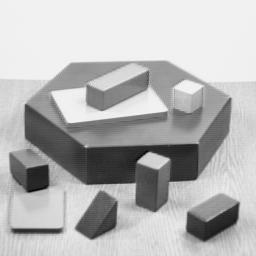
#> input picture Opencv-python_Tutorials/图像特征/exp_images/corner-detection.jpg, 256 x 256 px
$ jupyter execute '边缘检测.ipynb'
#> lines starting #> are read from the running program, lines starting #| are printed output that depends on the picture; after the words box and inside, x2 and y2 are one past the last pixel; in counts of white or black regions, pixels touching at a corner belong together
## Canny边缘检测

Canny边缘检测是一种流行的边缘检测算法，是由John Canny在1986年提出的，它是一个多阶段的算法，即由多个步骤构成。

    1.图像降噪：

    由于边缘检测容易受到图像中噪声的影响，因此第一步是使用5x5高斯滤波器消除图像中的噪声。

    2.计算图像梯度：

    然后使用水平和垂直方向的Sobel核过滤平滑图像，以获得水平方向和垂直方向的一阶导数。从这两个图像中，我们可以找到每个像素的边缘渐变和方向。

    3.非极大值抑制：

    获得梯度大小方向后，对图像进行全面扫描以删除不构成边缘的任何不需要的像素。为此，在每个像素处，检查是否为渐变方向上其邻域的局部最大值。

    点A位于边缘（垂直方向）。渐变方向垂直于边缘。点B和C处于梯度方向。因此，将点A与点B和C进行对比，以查看它是否形成局部最大值。如果不是它将被抑制（设置为0）。

    最后我们得到的结果是具有“细边”的二进制图像

    4.阈值筛选：

    这个阶段用来筛选轮廓。为此我们需要两个阈值，minVal和maxAal。梯度大于maxVal的边缘肯定是边缘，而低于minVal的边缘将丢弃，两个阈值之间的那些根据其连通性被分类为边或非边。如果他们连接到确定边缘，则被视为一部分。否则将被丢弃。


    边 A 高于 maxVal，因此被视为“确定边”。虽然边 C 低于 maxVal，但它连接到边 A，因此这也被认为是有效的边，我们得到完整的曲线。但是边缘B，尽管它高于minVal并且与边缘C位于同一区域，但它没有连接到任何“确定边缘”，因此被丢弃。因此，我们必须相应地选择minVal和maxVal才能获得正确的结果，这一点非常重要。Canny推荐的高低阈值比在2：1到3：1之间。

OpenCV中的cv.Canny()可以实现该操作。

[cell 1]
import cv2 as cv
import numpy as np
import matplotlib.pyplot as plt
img = cv.imread('exp_images/corner-detection.jpg')
#> img is the input picture: shape (256, 256, 3); min 0, max 252, mean 182.8
edges = cv.Canny(img,100,200)
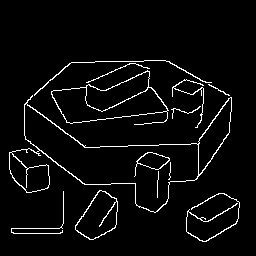
#> edges: shape (256, 256); 4.2% white in thin lines or dots, all inside (x1, y1, x2, y2) = (9, 60, 240, 242)

plt.figure(figsize=(20,10))
_,ax_list = plt.subplots(1,2,figsize = (20,10))
ax_list[0].imshow(img,cmap='gray')
plt.title('Original'),plt.xticks([]),plt.yticks([])
ax_list[1].imshow(edges,cmap='gray')
plt.title('Edge'),plt.xticks([]),plt.yticks([])
plt.show()
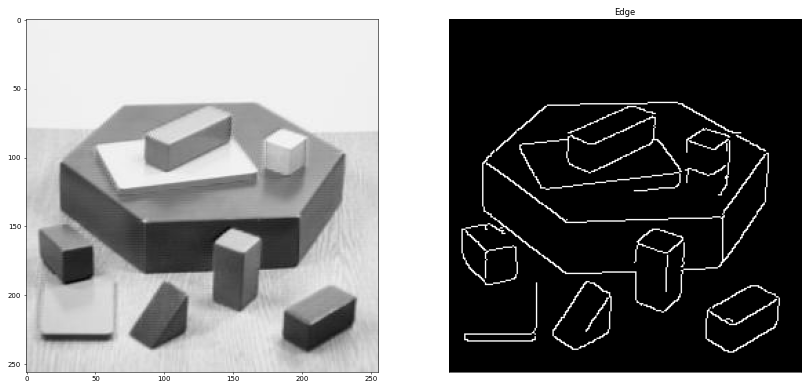
#> figure drawn by matplotlib, 2 panels
